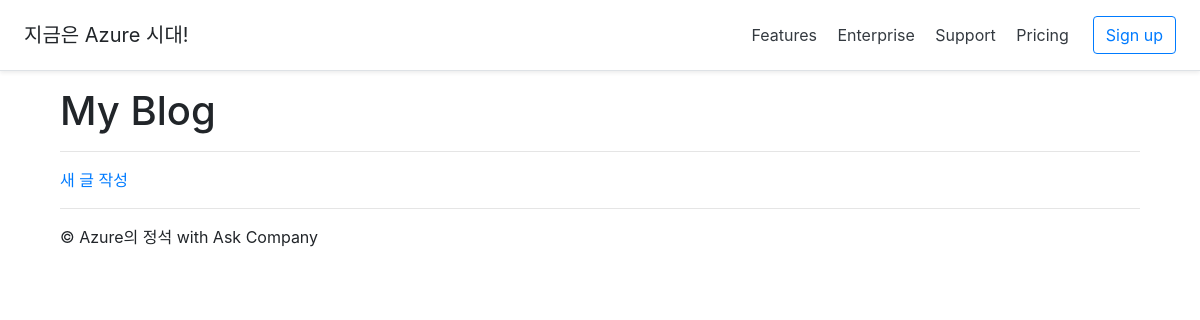
The page /blog/ on the database as committed earlier.
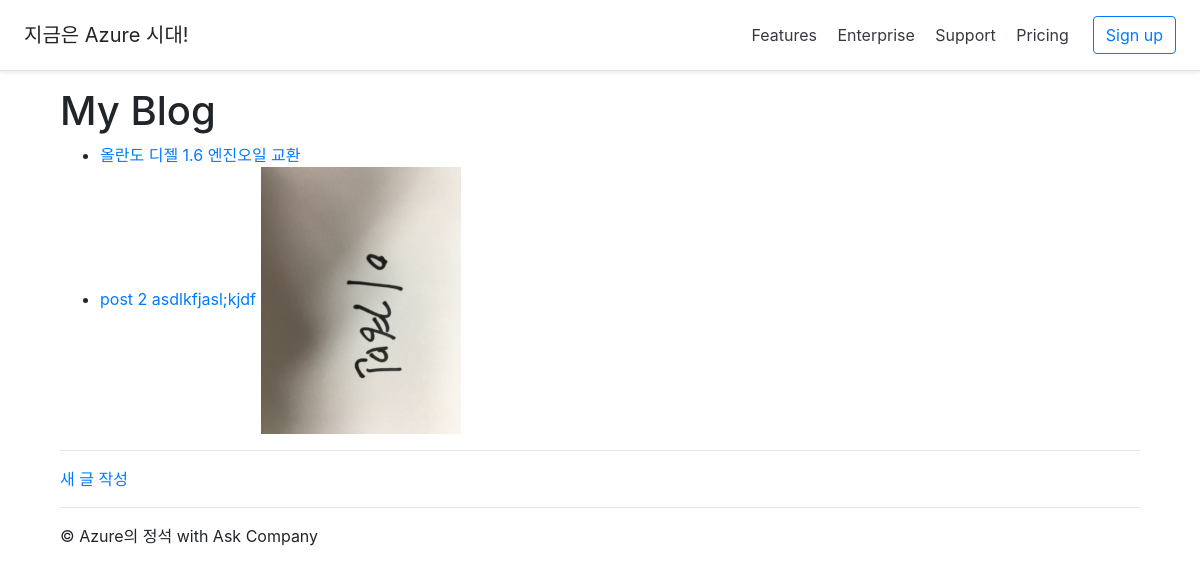
The same page on the database as committed later.
### blog/models.py (models this page shows)
class Post(models.Model):
    title = models.CharField(max_length=100)
    content = models.TextField()
    photo = models.ImageField(blank=True)  # pip install pillow
    created_at = models.DateTimeField(auto_now_add=True)
    updated_at = models.DateTimeField(auto_now=True)

### blog/templates/blog/post_list.html
{% extends "blog/layout.html" %}
    {% block content %}
<h1>My Blog</h1>
<ul>
    {% for post in post_list %}
        <li>
            <a href="/blog/{{ post.pk }}/">
                {{ post.title }}
            </a>
            {% if post.photo %}
                <img src="{{ post.photo.url }}" style="max-width: 200px;"/>
            {% endif %}
        </li>
    {% endfor %}
</ul>
<hr/>
<a href="/blog/new/">새 글 작성</a>
{% endblock %}

Rows that differ between the two databases and show on the page:
added Post: title "올란도 디젤 1.6 엔진오일 교환"
added Post: title "post 2 asdlkfjasl;kjdf", photo (picture)
